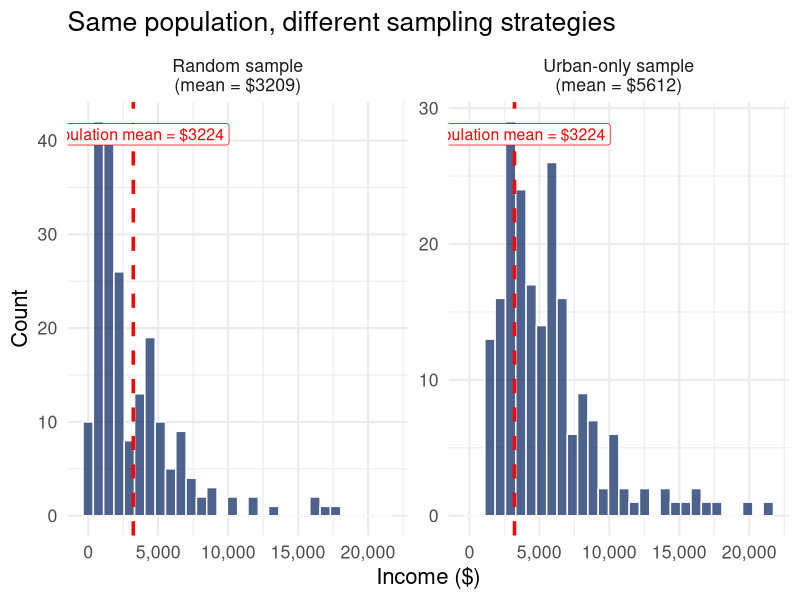
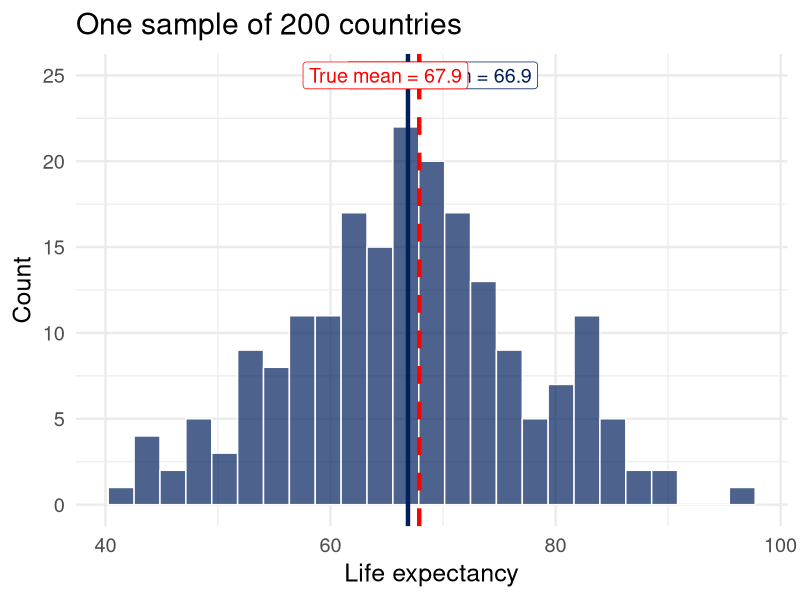
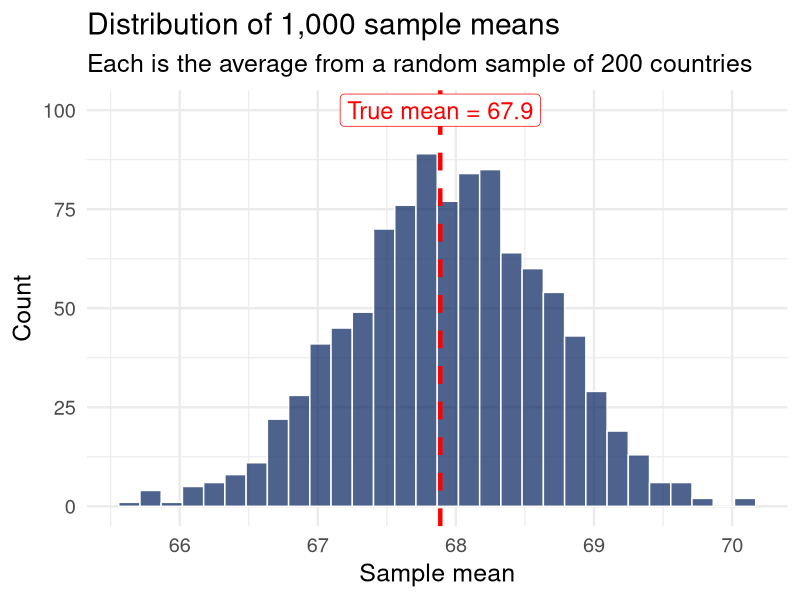
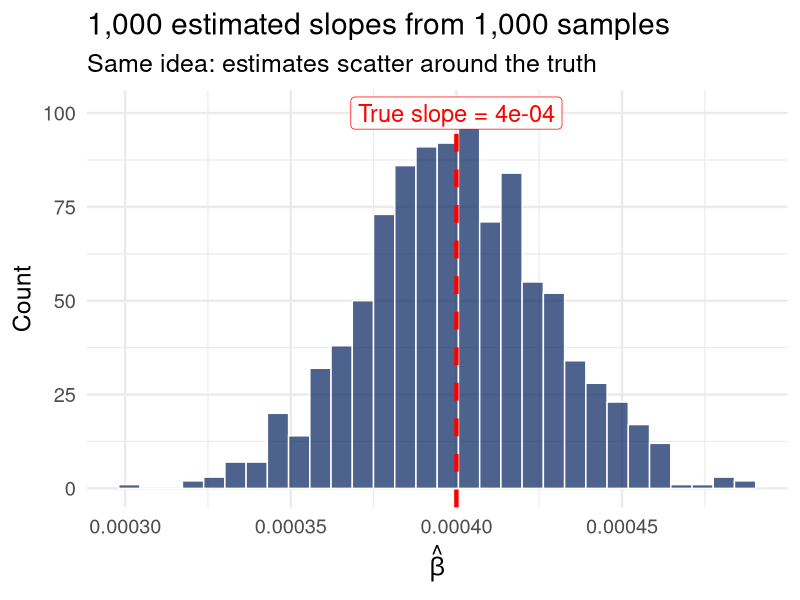
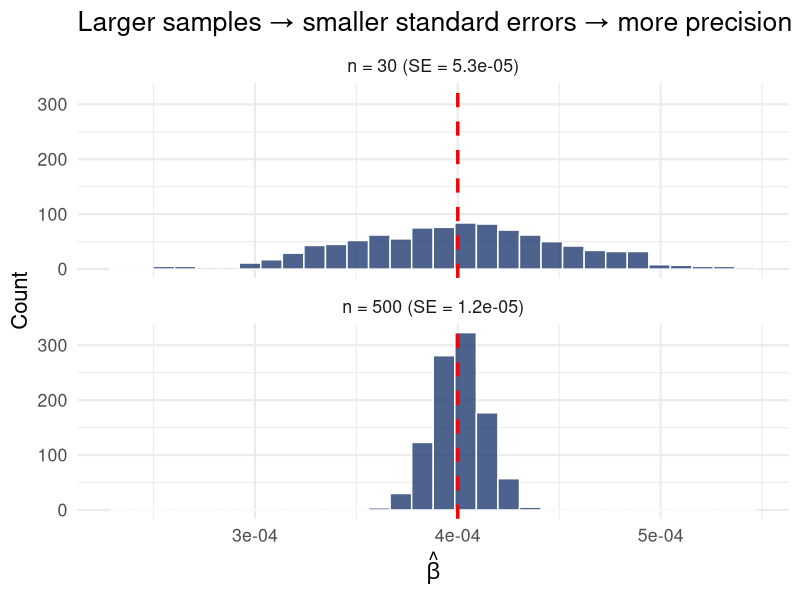
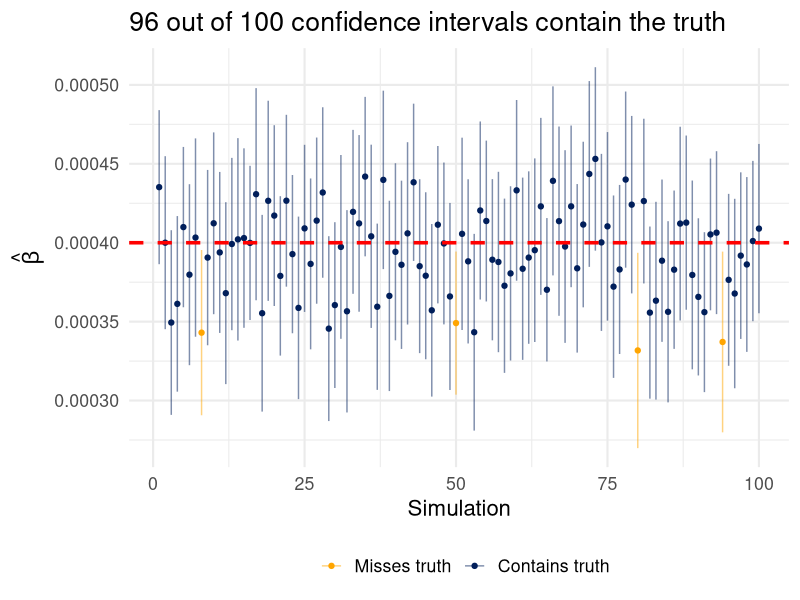
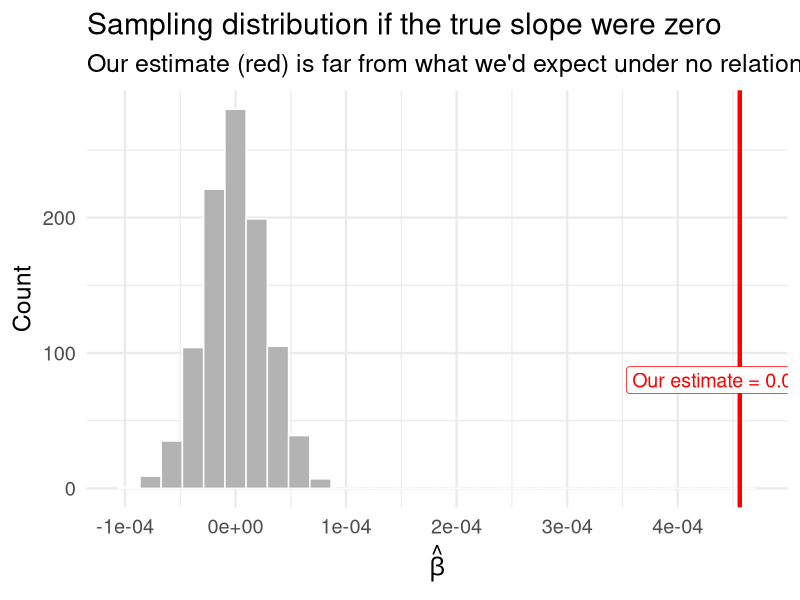

Here is the R script that generated these plots, in order:
## ---- chunk 1
#| echo: true
#| warning: false
#| code-fold: true
#| code-summary: "Show code"
library(ggplot2)

set.seed(42)

# Create a "population" of 10,000 people
population <- data.frame(
  income = c(rlnorm(7000, log(1500), 0.8),  # rural: lower income
             rlnorm(3000, log(5000), 0.6)),  # urban: higher income
  type = c(rep("Rural", 7000), rep("Urban", 3000))
)

# Random sample (representative)
random_sample <- population[sample(1:10000, 200), ]

# Biased sample (only urban)
urban_only <- population[population$type == "Urban", ]
biased_sample <- urban_only[sample(1:nrow(urban_only), 200), ]

pop_mean <- mean(population$income)
random_mean <- mean(random_sample$income)
biased_mean <- mean(biased_sample$income)

samples <- rbind(
  data.frame(income = random_sample$income, sample = paste0("Random sample\n(mean = $", round(random_mean), ")")),
  data.frame(income = biased_sample$income, sample = paste0("Urban-only sample\n(mean = $", round(biased_mean), ")"))
)

ggplot(samples, aes(x = income)) +
  geom_histogram(fill = "#011F5B", alpha = 0.7, bins = 30, color = "white") +
  geom_vline(xintercept = pop_mean, color = "red", linewidth = 1.2, linetype = "dashed") +
  facet_wrap(~sample, scales = "free_y") +
  annotate("label", x = pop_mean, y = Inf, vjust = 2,
           label = paste0("Population mean = $", round(pop_mean)),
           color = "red", size = 4) +
  labs(x = "Income ($)", y = "Count",
       title = "Same population, different sampling strategies") +
  theme_minimal(base_size = 16) +
  scale_x_continuous(labels = scales::comma)
## ---- chunk 2
#| echo: true
#| warning: false
#| code-fold: true
#| code-summary: "Show code"

set.seed(42)

# True population
pop_size <- 10000
pop_life <- rnorm(pop_size, mean = 68, sd = 10)
true_mean <- mean(pop_life)

# Draw ONE sample
one_sample <- sample(pop_life, 200)

ggplot(data.frame(x = one_sample), aes(x = x)) +
  geom_histogram(fill = "#011F5B", alpha = 0.7, bins = 25, color = "white") +
  geom_vline(xintercept = mean(one_sample), color = "#011F5B", linewidth = 1.5) +
  geom_vline(xintercept = true_mean, color = "red", linewidth = 1.5, linetype = "dashed") +
  annotate("label", x = mean(one_sample) + 3, y = 25,
           label = paste0("Sample mean = ", round(mean(one_sample), 1)),
           color = "#011F5B", size = 5) +
  annotate("label", x = true_mean - 3, y = 25,
           label = paste0("True mean = ", round(true_mean, 1)),
           color = "red", size = 5) +
  labs(x = "Life expectancy", y = "Count",
       title = "One sample of 200 countries") +
  theme_minimal(base_size = 18)
## ---- chunk 3
#| echo: true
#| warning: false
#| code-fold: true
#| code-summary: "Show code"

set.seed(42)
n_sims <- 1000
sample_means <- numeric(n_sims)

for (i in 1:n_sims) {
  sample_means[i] <- mean(sample(pop_life, 200))
}

ggplot(data.frame(means = sample_means), aes(x = means)) +
  geom_histogram(fill = "#011F5B", alpha = 0.7, bins = 30, color = "white") +
  geom_vline(xintercept = true_mean, color = "red", linewidth = 1.5, linetype = "dashed") +
  annotate("label", x = true_mean, y = 100,
           label = paste0("True mean = ", round(true_mean, 1)),
           color = "red", size = 6) +
  labs(x = "Sample mean", y = "Count",
       title = "Distribution of 1,000 sample means",
       subtitle = "Each is the average from a random sample of 200 countries") +
  theme_minimal(base_size = 18)
## ---- chunk 4
#| echo: true
#| warning: false
#| code-fold: true
#| code-summary: "Show code"

set.seed(42)
true_beta <- 0.0004
n_sims <- 1000
betas <- numeric(n_sims)

for (i in 1:n_sims) {
  x <- runif(100, 500, 50000)
  y <- 55 + true_beta * x + rnorm(100, 0, 4)
  betas[i] <- coef(lm(y ~ x))[2]
}

ggplot(data.frame(betas = betas), aes(x = betas)) +
  geom_histogram(fill = "#011F5B", alpha = 0.7, bins = 30, color = "white") +
  geom_vline(xintercept = true_beta, color = "red", linewidth = 1.5, linetype = "dashed") +
  annotate("label", x = true_beta, y = 100,
           label = paste0("True slope = ", true_beta),
           color = "red", size = 6) +
  labs(x = expression(hat(beta)), y = "Count",
       title = "1,000 estimated slopes from 1,000 samples",
       subtitle = "Same idea: estimates scatter around the truth") +
  theme_minimal(base_size = 18)
## ---- chunk 5
#| echo: true
#| warning: false
#| code-fold: true
#| code-summary: "Show code"

set.seed(42)
true_beta <- 0.0004

betas_small <- numeric(1000)
betas_large <- numeric(1000)

for (i in 1:1000) {
  x_sm <- runif(30, 500, 50000)    # small sample
  x_lg <- runif(500, 500, 50000)   # large sample
  y_sm <- 55 + true_beta * x_sm + rnorm(30, 0, 4)
  y_lg <- 55 + true_beta * x_lg + rnorm(500, 0, 4)
  betas_small[i] <- coef(lm(y_sm ~ x_sm))[2]
  betas_large[i] <- coef(lm(y_lg ~ x_lg))[2]
}

compare <- rbind(
  data.frame(beta = betas_small, sample = paste0("n = 30 (SE = ", round(sd(betas_small), 6), ")")),
  data.frame(beta = betas_large, sample = paste0("n = 500 (SE = ", round(sd(betas_large), 6), ")"))
)

ggplot(compare, aes(x = beta)) +
  geom_histogram(fill = "#011F5B", alpha = 0.7, bins = 30, color = "white") +
  geom_vline(xintercept = true_beta, color = "red", linewidth = 1.2, linetype = "dashed") +
  facet_wrap(~sample, ncol = 1) +
  labs(x = expression(hat(beta)), y = "Count",
       title = "Larger samples → smaller standard errors → more precision") +
  theme_minimal(base_size = 16)
## ---- chunk 6
#| echo: true
#| warning: false
#| code-fold: true
#| code-summary: "Show code"

set.seed(42)
n_sims <- 100
results <- data.frame(
  sim = 1:n_sims,
  beta = numeric(n_sims),
  se = numeric(n_sims)
)

for (i in 1:n_sims) {
  x <- runif(100, 500, 50000)
  y <- 55 + true_beta * x + rnorm(100, 0, 4)
  fit <- lm(y ~ x)
  results$beta[i] <- coef(fit)[2]
  results$se[i] <- summary(fit)$coefficients[2, 2]
}

results$lower <- results$beta - 1.96 * results$se
results$upper <- results$beta + 1.96 * results$se
results$covers <- results$lower <= true_beta & results$upper >= true_beta
coverage <- round(mean(results$covers) * 100)

ggplot(results, aes(x = sim, y = beta, color = covers)) +
  geom_point(size = 1.5) +
  geom_errorbar(aes(ymin = lower, ymax = upper), width = 0, alpha = 0.5) +
  geom_hline(yintercept = true_beta, color = "red", linewidth = 1.2, linetype = "dashed") +
  scale_color_manual(values = c("FALSE" = "orange", "TRUE" = "#011F5B"),
                     labels = c("Misses truth", "Contains truth")) +
  labs(x = "Simulation", y = expression(hat(beta)),
       title = paste0(coverage, " out of 100 confidence intervals contain the truth"),
       color = "") +
  theme_minimal(base_size = 16) +
  theme(legend.position = "bottom")
## ---- chunk 7
#| echo: true
#| warning: false

# Using the model from last class
countries <- data.frame(gdp_pc = runif(80, 500, 50000))
set.seed(42)
countries$life_exp <- 55 + 0.0004 * countries$gdp_pc + rnorm(80, 0, 4)

model <- lm(life_exp ~ gdp_pc, data = countries)
confint(model)
## ---- chunk 8
#| echo: false
#| warning: false

# Sampling distribution under the null
set.seed(42)
null_betas <- numeric(1000)
for (i in 1:1000) {
  x <- runif(100, 500, 50000)
  y <- 55 + 0 * x + rnorm(100, 0, 4) # NO relationship
  null_betas[i] <- coef(lm(y ~ x))[2]
}

# Our actual estimate
our_beta <- coef(model)[2]

null_df <- data.frame(beta = null_betas)

ggplot(null_df, aes(x = beta)) +
  geom_histogram(fill = "grey70", bins = 30, color = "white") +
  geom_vline(xintercept = our_beta, color = "red", linewidth = 1.5) +
  annotate("label", x = our_beta, y = 80,
           label = paste0("Our estimate = ", round(our_beta, 6)),
           color = "red", size = 5) +
  labs(x = expression(hat(beta)),
       y = "Count",
       title = "Sampling distribution if the true slope were zero",
       subtitle = "Our estimate (red) is far from what we'd expect under no relationship") +
  theme_minimal(base_size = 18)
## ---- chunk 9
#| echo: true
#| warning: false

summary(model)
